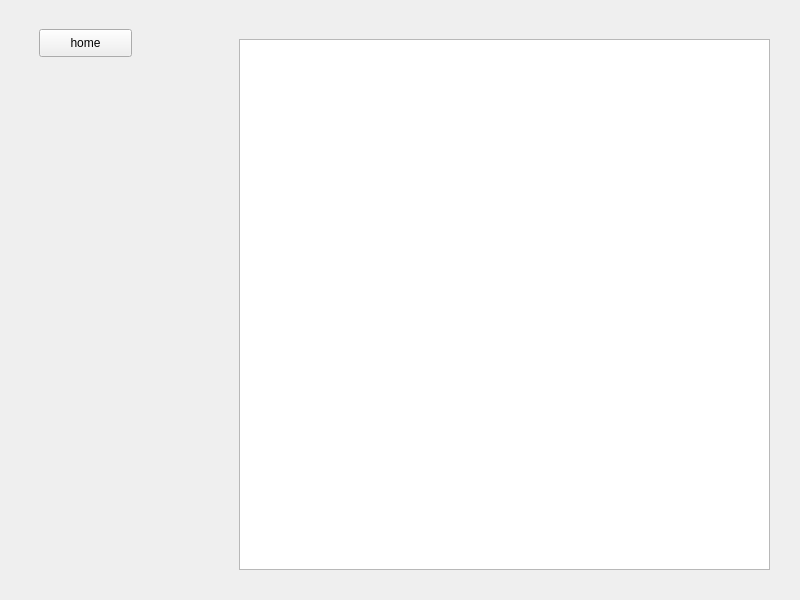
<?xml version="1.0" encoding="UTF-8"?>
<ui version="4.0">
 <class>MainWindow</class>
 <widget class="QMainWindow" name="MainWindow">
  <property name="geometry">
   <rect>
    <x>0</x>
    <y>0</y>
    <width>800</width>
    <height>600</height>
   </rect>
  </property>
  <property name="windowTitle">
   <string>MainWindow</string>
  </property>
  <widget class="QWidget" name="centralwidget">
   <layout class="QVBoxLayout" name="verticalLayout">
    <item>
     <widget class="QWidget" name="widget" native="true">
      <widget class="QPushButton" name="pushButton">
       <property name="geometry">
        <rect>
         <x>30</x>
         <y>20</y>
         <width>93</width>
         <height>28</height>
        </rect>
       </property>
       <property name="text">
        <string>home</string>
       </property>
       <property name="icon">
        <iconset>
         <normaloff>../home.png</normaloff>../home.png</iconset>
       </property>
      </widget>
      <widget class="QListView" name="listView">
       <property name="geometry">
        <rect>
         <x>230</x>
         <y>30</y>
         <width>531</width>
         <height>531</height>
        </rect>
       </property>
      </widget>
     </widget>
    </item>
   </layout>
  </widget>
 </widget>
 <resources/>
 <connections/>
</ui>
